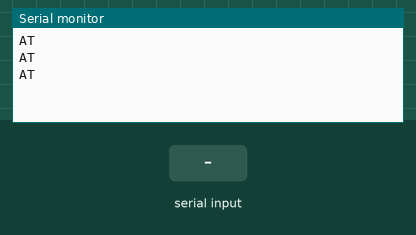
Simulated run of this sketch. Board: Arduino Uno, built with avr-gcc and run on an emulated ATmega328P. On the bench: the last lines printed to the serial monitor. The test bench sets the inputs (shaded band).

Above: at 2.8 s.
2.9 s: "1" received over the second serial link
At 3.6 s:
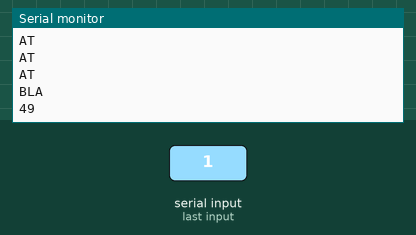
4.5 s: "0" received over the second serial link
At 5.8 s:
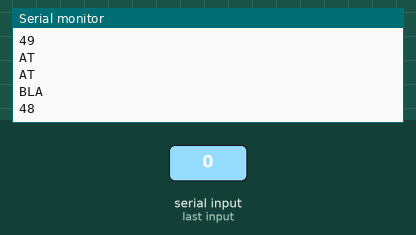
6.0 s: "2" received over the second serial link
At 6.8 s:
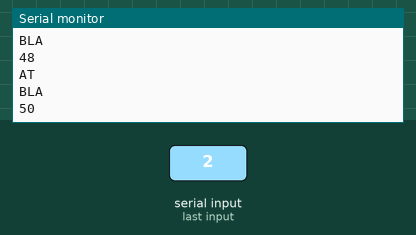

Measured:
- after the input at 2.9 s, the serial monitor: prints a new line after 0.10 s (image 1)
- after the input at 4.5 s, the serial monitor: prints a new line after 0.50 s (image 2)
- after the input at 6.0 s, the serial monitor: prints a new line at once (image 3)

The sketch:

esp8266-01_test1.ino
```cpp
#include <SoftwareSerial.h>

SoftwareSerial wifi(1,0); // RX, TX

void setup()
{
Serial.begin(115200); // FTDI
wifi.begin(115200); // GPS; 9600 first time, 38400 second time
}

void loop()
{

wifi.write('AT+CWJAP="FunkyMonkey","7755747C77F0"');
Serial.println("AT");

if (wifi.available())
{
  Serial.println("BLA");
Serial.println(wifi.read());
}
delay(1000);
}
```
